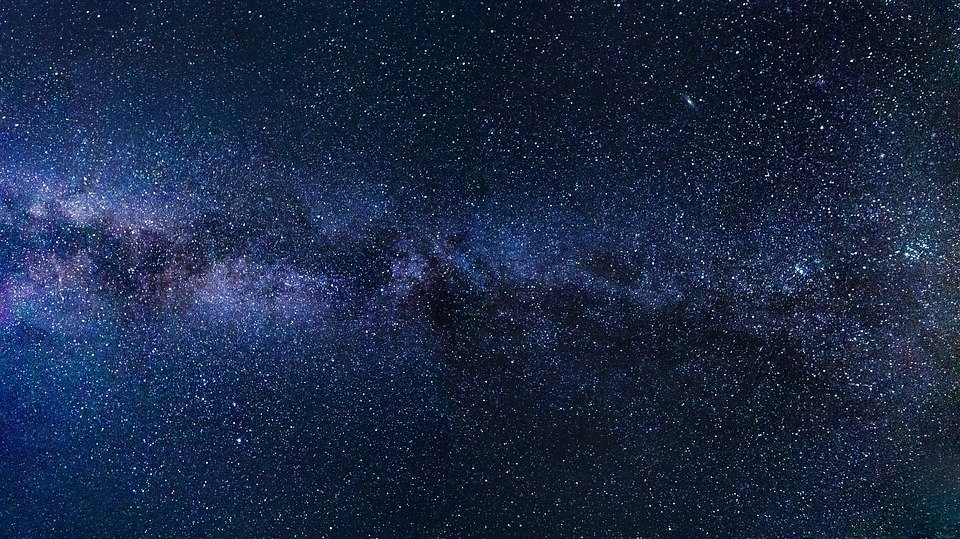
//> input picture vlad/cv_labs/lab_1/data/background.jpg, 960 x 539 px
$ ./task1   (built with g++ and OpenCV 4)
//> lines starting //> are read from the running program, lines starting //| are printed output that depends on the picture; after the words box and inside, x2 and y2 are one past the last pixel; in counts of white or black regions, pixels touching at a corner belong together
#include <opencv2/imgproc.hpp>
#include <opencv2/core.hpp>
#include <opencv2/highgui.hpp>


using namespace cv;

void draw_rotated_rectangle(Mat img, RotatedRect rect){
    Point2f vertices[4];
    rect.points(vertices);
    for (int i = 0; i < 4; i++)
    {
        line(img, vertices[i], vertices[(i+1)%4], Scalar(0, 255, 0), 2);
    }

}

float get_angle(Point2f prev_pt, Point2f cur_pt){
    float dx = cur_pt.x - prev_pt.x;
    float dy = prev_pt.y - cur_pt.y;
    float angle = atan2(dy, dx);
    return angle;

}

int main(int argc, char const *argv[])
{
    Mat bg = imread("../data/background.jpg");
//> bg is the input picture: 539 rows x 960 cols, CV_8UC3; mean B, G, R 69.1, 40.7, 27

    float prev_x = 0;
    float prev_y = bg.rows/2;
//> prev_y = 269
    bool have_shot = false;
    for (int x = 0; x < 1000; x +=5)
    {
        Mat img = bg.clone();
        float y = sin(5*x) * (img.rows/2 - 20) + img.rows / 2; // scale and shift sin to fit the screen
        line(bg, Point2f(prev_x, prev_y), Point2f(x, y), Scalar(0, 255, 0));
        float angle = atan2(y - prev_y, x-prev_x);
        draw_rotated_rectangle(img, RotatedRect(Point2f(x, y), Size2f(40, 20), angle*180/3.14));
        prev_x = x;
        prev_y = y;
        // rectangle(img, Rect(img.cols/2 - 10, img.rows/2 - 10, 20, 20), Scalar(0, 0, 255));
        imshow("task1", img);
        waitKey(50);
        // if the cart is a 20 pixels away from the center of the picture or closer
        if ((sqrt(pow(img.cols/2 - x, 2) + pow(img.rows/2 - y, 2)) < 20) && ! have_shot){
            imwrite("../data/output.png", img);
            have_shot = true;
        }

    }
//> this loop made 200 passes
//> pass 2, `draw_rotated_rectangle(img, RotatedRect(Point2f(x, y), Size2f(40, 20),..`:
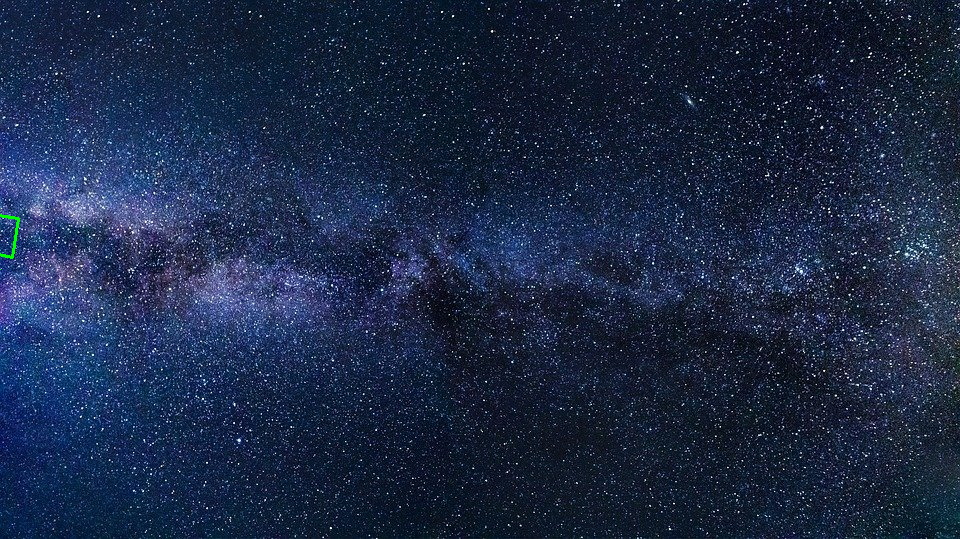
//> img: 539 rows x 960 cols, CV_8UC3; mean B, G, R 69.1, 40.8, 27
//> pass 3, `Mat img = bg.clone();`:
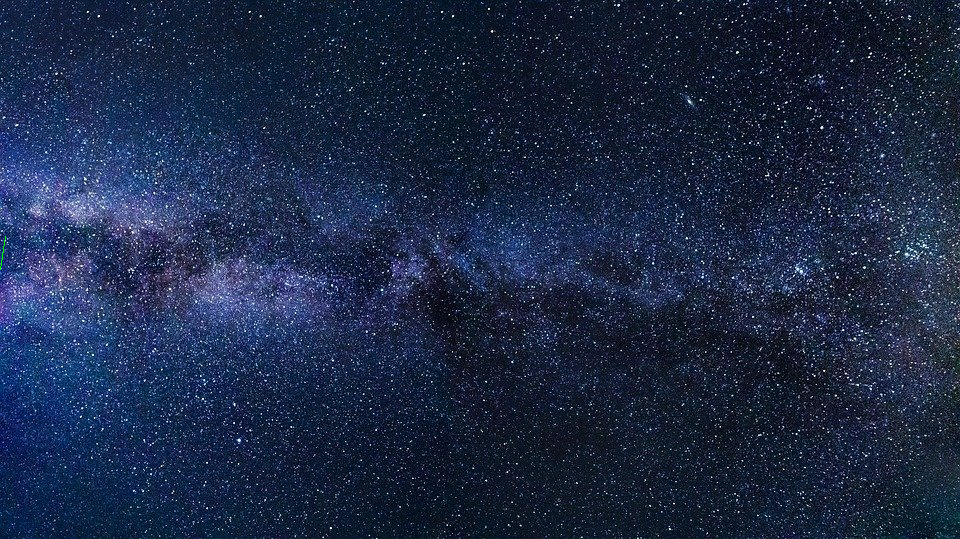
//> img: 539 rows x 960 cols, CV_8UC3; 237 pixels changed, all inside (x1, y1, x2, y2) = (0, 214, 20, 269)
//> after the loop:
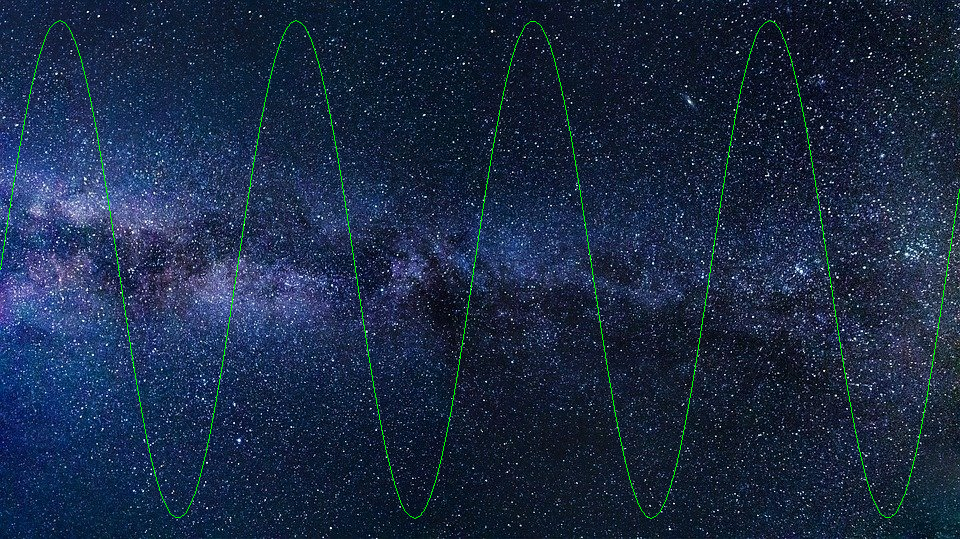
//> bg: 539 rows x 960 cols, CV_8UC3; 0.79% of pixels changed, all inside (x1, y1, x2, y2) = (0, 20, 960, 519)
//> after the loop, have_shot = true

}
